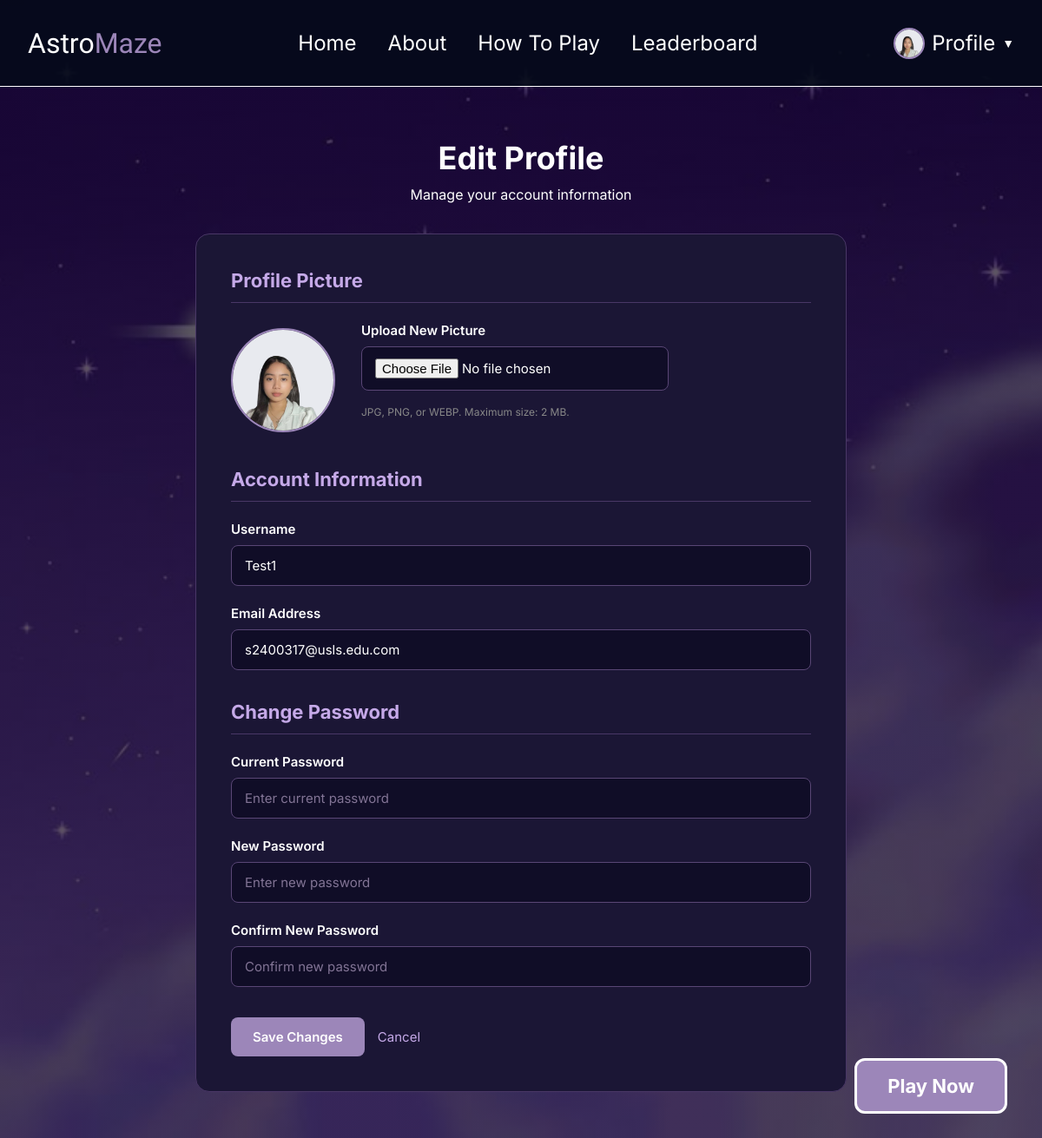
Page /user/edit-profile.php (signed in) on the committed database.
### tables this page shows
CREATE TABLE `users` (
  `user_id` int(11) NOT NULL,
  `username` varchar(50) NOT NULL,
  `email` varchar(100) NOT NULL,
  `password` varchar(255) NOT NULL,
  `role` enum('admin','user') NOT NULL DEFAULT 'user',
  `created_at` timestamp NOT NULL DEFAULT current_timestamp(),
  `is_active` tinyint(1) NOT NULL DEFAULT 1,
  `profile_picture` varchar(255) DEFAULT NULL
);

### user/edit-profile.php (the view, shortened to what this page needs)
<?php
require_once '../includes/db.php';
$userId = $_SESSION['user_id'];
$query = mysqli_prepare(
    $conn,
    "SELECT username, email, password, profile_picture
     FROM users WHERE user_id = ?"
);
mysqli_stmt_bind_param($query, "i", $userId);
mysqli_stmt_execute($query);
$result = mysqli_stmt_get_result($query);
$user = mysqli_fetch_assoc($result);
?>
<!DOCTYPE html>
<html lang="en">
<head>
    <link rel="stylesheet" href="../css/navbar.css">
    <link rel="stylesheet" href="../css/edit-profile.css">
</head>
<body>
    <?php include '../includes/navbar.php'; ?>
    <main class="edit-profile-container">
        <section class="edit-profile-header">
            <h1>Edit Profile</h1>
            <p>Manage your account information</p>
        </section>
        <section class="edit-profile-card">
            <form action="" method="POST" enctype="multipart/form-data">
                <div class="profile-section">
                    <h2>Profile Picture</h2>
                    <div class="profile-picture-area">
                        <div class="profile-picture-preview">
                            <?php if (!empty($user['profile_picture'])): ?>
                                <img
                                    src="../<?php echo htmlspecialchars($user['profile_picture']); ?>"
                                    id="picturePreview"
                                    alt="Profile Picture"
                                >
                            <?php endif; ?>
                        </div>
                        <div class="form-group">
                            <label for="profile_picture">
                                Upload New Picture
                            </label>
                            <input
                                type="file"
                                id="profile_picture"
                                name="profile_picture"
                                accept="image/jpeg,image/png,image/webp"
                            >
                            <small>
                                JPG, PNG, or WEBP. Maximum size: 2 MB.
                            </small>
                        </div>
                    </div>
                </div>
                <div class="profile-section">
                    <h2>Account Information</h2>
                    <div class="form-group">
                        <label for="username">Username</label>
                        <input
                            type="text"
                            id="username"
                            name="username"
                            value="<?php echo htmlspecialchars($user['username']); ?>"
                            required
                        >
                    </div>
                    <div class="form-group">
                        <label for="email">Email Address</label>
                        <input
                            type="email"
                            id="email"
                            name="email"
                            value="<?php echo htmlspecialchars($user['email']); ?>"
                            required
                        >
                    </div>
                </div>
                <div class="profile-section">
                    <h2>Change Password</h2>
                    <div class="form-group">
                        <label for="current_password">Current Password</label>
                        <input
                            type="password"
                            id="current_password"
                            name="current_password"
                            placeholder="Enter current password"
                        >
                    </div>
                    <div class="form-group">
                        <label for="new_password">New Password</label>
                        <input
                            type="password"
                            id="new_password"
                            name="new_password"
                            placeholder="Enter new password"
                        >
                    </div>
                    <div class="form-group">
                        <label for="confirm_password">Confirm New Password</label>
                        <input
                            type="password"
                            id="confirm_password"
                            name="confirm_password"
                            placeholder="Confirm new password"
                        >
                    </div>
                </div>
                <div class="profile-actions">
                    <button type="submit" name="save_profile">
                        Save Changes
                    </button>
                    <a href="home.php">Cancel</a>
                </div>
            </form>
        </section>
    </main>
</body>
</html>

### includes/navbar.php (shortened to what this page needs)
<?php
$currentPage = basename($_SERVER['PHP_SELF']);
require_once __DIR__ . '/db.php';
$userId = $_SESSION['user_id'] ?? null;
$profilePicture = null;
if ($userId) {
    $pictureQuery = mysqli_prepare(
        $conn,
        "SELECT profile_picture FROM users WHERE user_id = ?"
    );
    mysqli_stmt_bind_param($pictureQuery, "i", $userId);
    mysqli_stmt_execute($pictureQuery);
    $pictureResult = mysqli_stmt_get_result($pictureQuery);
    $pictureData = mysqli_fetch_assoc($pictureResult);
    if ($pictureData) {
        $profilePicture = $pictureData['profile_picture'];
    }
}
?>
<nav class="navbar">
    <div class="navbar-logo">
        <span class="logo-astro">Astro</span>
        <span class="logo-maze">Maze</span>
    </div>
    <div class="navbar-links">
        <a href="home.php"
            class="nav-link <?php echo ($currentPage == 'home.php') ? 'active' : ''; ?>">
            Home
        </a>
        <a href="about.php"
            class="nav-link <?php echo ($currentPage == 'about.php') ? 'active' : ''; ?>">
            About
        </a>
        <a href="how-to-play.php"
            class="nav-link <?php echo ($currentPage == 'how-to-play.php') ? 'active' : ''; ?>">
            How To Play
        </a>
        <a href="leaderboard.php"
            class="nav-link <?php echo ($currentPage == 'leaderboard.php') ? 'active' : ''; ?>">
            Leaderboard
        </a>
    </div>
    <div class="navbar-action">
        <details class="profile-dropdown">
            <summary class="profile-trigger">
                <?php if (!empty($profilePicture)): ?>
                    <img
                        src="/AstroMaze/<?php echo htmlspecialchars($profilePicture); ?>"
                        alt="Profile Picture"
                        class="navbar-profile-picture"
                    >
                <?php else: ?>
                    <span class="navbar-profile-placeholder">
                        <?php echo strtoupper(substr($_SESSION['username'] ?? 'U', 0, 1)); ?>
                    </span>
                <?php endif; ?>
                Profile
                <span class="dropdown-arrow">▼</span>
            </summary>
        </details>
    </div>
</nav>
<a href="game.php" class="floating-play-btn">
    Play Now
</a>

### css/navbar.css (style rules this page uses)
* { margin: 0; padding: 0; box-sizing: border-box; }
body { background-color: #100d27; color: #ffffff; font-family: "Inter", sans-serif; }
.navbar { position: sticky; top: 0; z-index: 1000; width: 100%; height: 100px; padding: 0 32px; background-color: rgba(5, 11, 26, 0.9); border: none; border-bottom: 1px solid #ffffff; display: flex; flex-direction: row; align-items: center; justify-content: space-between; }
.navbar-logo { display: flex; align-items: center; flex-shrink: 0; font-family: "Special Gothic Expanded One", sans-serif; font-size: 32px; font-weight: 400; }
.logo-astro { color: #ffffff; }
.logo-maze { color: #9c86b9; }
.navbar-links { display: flex; flex-direction: row; align-items: center; gap: 36px; white-space: nowrap; }
.nav-link { position: relative; color: #ffffff; text-decoration: none; font-family: "Inter", sans-serif; font-size: 24px; font-weight: 400; transition: color 0.2s ease; }
.navbar-action { display: flex; align-items: center; flex-shrink: 0; }
.floating-play-btn { position: fixed; bottom: 35px; right: 40px; z-index: 999; background-color: #9c86b9; color: #ffffff; padding: 16px 35px; border-radius: 12px; border: 3px solid #ffffff; font-size: 22px; font-weight: 700; text-decoration: none; transition: all 0.3s ease; }
html { overflow-y: scroll; }
.profile-dropdown { position: relative; }
.profile-trigger { display: flex; align-items: center; gap: 8px; color: #ffffff; font-family: "Inter", sans-serif; font-size: 24px; font-weight: 400; cursor: pointer; list-style: none; white-space: nowrap; }
.profile-trigger { list-style: none; }
.profile-trigger::marker { content: ""; }
.dropdown-arrow { font-size: 14px; transition: transform 0.2s ease; }
.navbar-profile-picture, .navbar-profile-placeholder { width: 36px; height: 36px; border-radius: 50%; object-fit: cover; border: 2px solid #9c86b9; flex-shrink: 0; }

### css/edit-profile.css (style rules this page uses)
body { background-image: linear-gradient(rgba(5, 3, 15, 0.65), rgba(5, 3, 15, 0.65)), url("../assets/images/profile-bg.jpg"); background-size: cover; background-position: center; background-repeat: no-repeat; background-attachment: fixed; }
.edit-profile-container { max-width: 800px; margin: 60px auto; padding: 0 25px; }
.edit-profile-header { text-align: center; margin-bottom: 35px; }
.edit-profile-header h1 { font-size: 36px; color: #ffffff; margin-bottom: 10px; }
.edit-profile-header p { font-size: 16px; color: #ffffff; }
.edit-profile-card { background-color: #1b1635; border: 1px solid #493766; border-radius: 16px; padding: 40px; }
.profile-section { margin-bottom: 35px; }
.profile-section h2 { color: #c5a9e8; font-size: 22px; margin-bottom: 22px; padding-bottom: 12px; border-bottom: 1px solid #493766; }
.form-group { display: flex; flex-direction: column; gap: 9px; margin-bottom: 22px; }
.form-group label { color: #ffffff; font-size: 15px; font-weight: 600; }
.form-group input { width: 100%; padding: 13px 15px; background-color: #100d27; border: 1px solid #594675; border-radius: 8px; color: #ffffff; font-family: "Inter", sans-serif; font-size: 15px; outline: none; transition: border-color 0.3s ease; }
.form-group input::placeholder { color: #827495; }
.profile-actions { display: flex; align-items: center; gap: 15px; margin-top: 10px; }
.profile-actions button { background-color: #9c86b9; color: #ffffff; border: none; border-radius: 8px; padding: 13px 25px; font-family: "Inter", sans-serif; font-size: 15px; font-weight: 600; cursor: pointer; transition: 0.3s ease; }
.profile-actions a { color: #c5a9e8; text-decoration: none; font-size: 15px; }
.profile-picture-area { display: flex; align-items: center; gap: 30px; margin-top: 20px; }
.profile-picture-preview { width: 120px; height: 120px; border-radius: 50%; overflow: hidden; background: #241b3b; border: 2px solid #9c86b9; display: flex; align-items: center; justify-content: center; text-align: center; color: white; font-size: 12px; flex-shrink: 0; }
.profile-picture-preview img { width: 100%; height: 100%; object-fit: cover; }
.profile-picture-area small { display: block; margin-top: 8px; color: #888; font-size: 12px; }

### rows in the picture
users: profile_picture (picture), username "Test1", email "s2400317@usls.edu.com"
